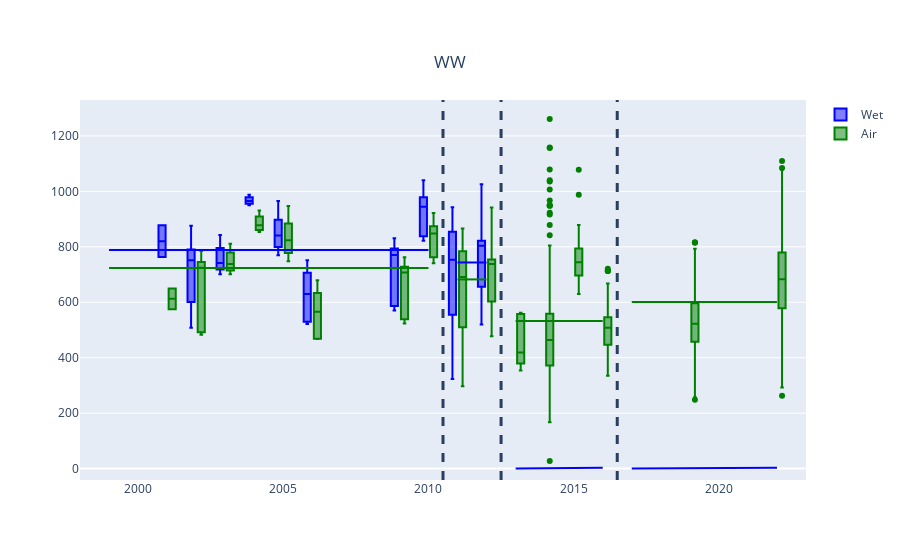
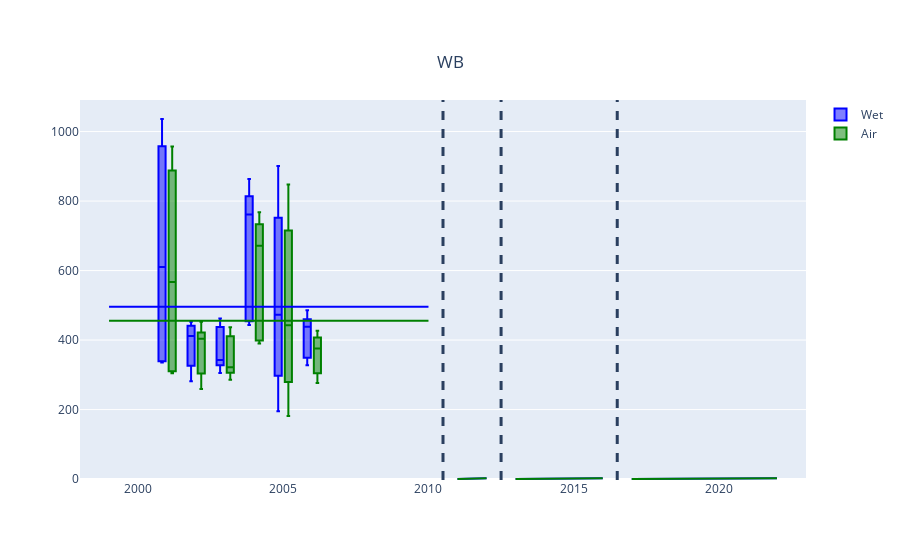
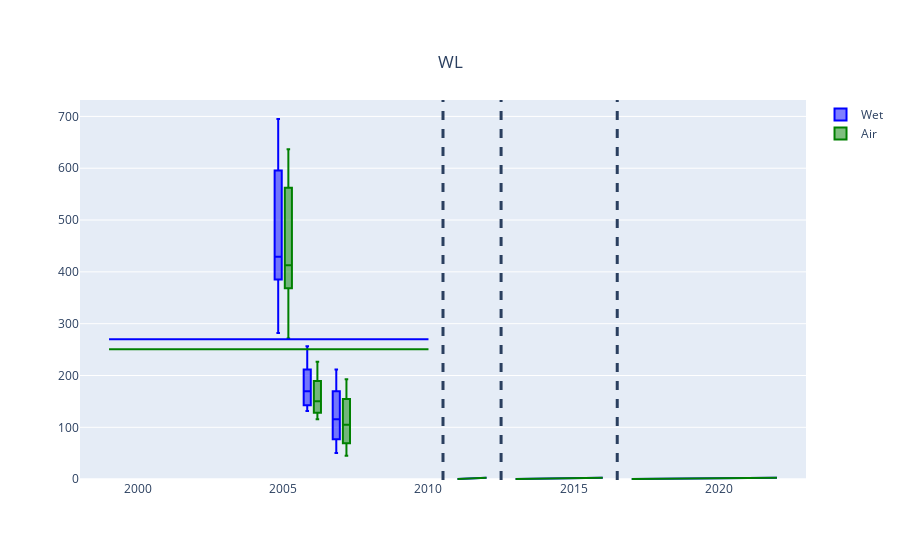
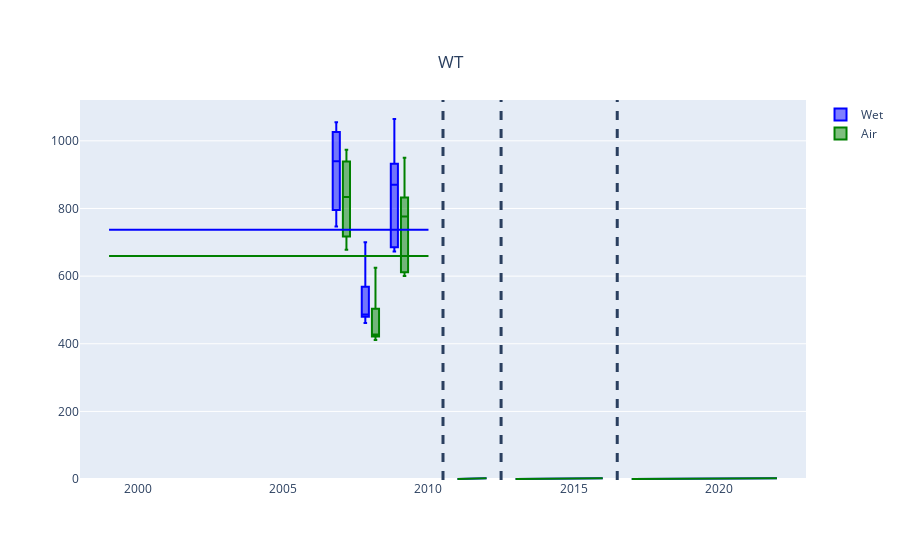

The code cell stored with these charts, in order, in its notebook:
### Markdown cell above
## Residue yields (g/m2)

### Code cell
for crop in crops:
    create_yield_comparison_plot(crop, 'residue')

### Figure 1 — Plotly figure (JSON) as saved in the notebook; plotly's stock layout.template omitted (floating-point values rounded to 4 significant figures; data arrays with more than 128 entries replaced by an {"elided": "..."} marker saying what was removed)
{"data": [{"marker": {"color": "blue"}, "name": "Wet", "type": "box", "x": {"elided": "4303 int values"}, "y": {"elided": "4303 float values"}}, {"marker": {"color": "green"}, "name": "Air", "type": "box", "x": {"elided": "4303 int values"}, "y": {"elided": "4303 float values"}}], "layout": {"boxmode": "group", "shapes": [{"line": {"dash": "dash", "width": 3}, "type": "line", "x0": 2010.0, "x1": 2010.0, "xref": "x", "y0": 0, "y1": 1, "yref": "y domain"}, {"line": {"dash": "dash", "width": 3}, "type": "line", "x0": 2012.0, "x1": 2012.0, "xref": "x", "y0": 0, "y1": 1, "yref": "y domain"}, {"line": {"dash": "dash", "width": 3}, "type": "line", "x0": 2016.0, "x1": 2016.0, "xref": "x", "y0": 0, "y1": 1, "yref": "y domain"}, {"line": {"color": "Blue"}, "type": "line", "x0": 1999, "x1": 2010, "xref": "x", "y0": 788.7, "y1": 788.7, "yref": "y"}, {"line": {"color": "Blue"}, "type": "line", "x0": 2011, "x1": 2012, "xref": "x", "y0": 743.5, "y1": 743.5, "yref": "y"}, {"line": {"color": "Blue"}, "type": "line", "x0": 2013, "x1": 2016, "xref": "x", "yref": "y"}, {"line": {"color": "Blue"}, "type": "line", "x0": 2017, "x1": 2022, "xref": "x", "yref": "y"}, {"line": {"color": "Green"}, "type": "line", "x0": 1999, "x1": 2010, "xref": "x", "y0": 723.9, "y1": 723.9, "yref": "y"}, {"line": {"color": "Green"}, "type": "line", "x0": 2011, "x1": 2012, "xref": "x", "y0": 682.4, "y1": 682.4, "yref": "y"}, {"line": {"color": "Green"}, "type": "line", "x0": 2013, "x1": 2016, "xref": "x", "y0": 532.1, "y1": 532.1, "yref": "y"}, {"line": {"color": "Green"}, "type": "line", "x0": 2017, "x1": 2022, "xref": "x", "y0": 600.7, "y1": 600.7, "yref": "y"}], "title": {"text": "WW", "x": 0.5, "xanchor": "center", "y": 0.9, "yanchor": "top"}, "xaxis": {"range": [1998, 2023]}}}

### Figure 2 — Plotly figure (JSON) as saved in the notebook; plotly's stock layout.template omitted (floating-point values rounded to 4 significant figures)
{"data": [{"marker": {"color": "blue"}, "name": "Wet", "type": "box", "x": [2001, 2001, 2001, 2001, 2001, 2001, 2001, 2001, 2001, 2001, 2001, 2001, 2001, 2001, 2001, 2001, 2001, 2001, 2001, 2001, 2001, 2001, 2002, 2002, 2002, 2002, 2002, 2002, 2002, 2002, 2002, 2002, 2002, 2002, 2002, 2002, 2002, 2002, 2002, 2002, 2003, 2003, 2003, 2003, 2003, 2003, 2003, 2003, 2003, 2003, 2003, 2003, 2003, 2003, 2003, 2003, 2003, 2004, 2004, 2004, 2004, 2004, 2004, 2004, 2004, 2004, 2004, 2004, 2004, 2004, 2004, 2004, 2004, 2004, 2004, 2004, 2004, 2004, 2005, 2005, 2005, 2005, 2005, 2005, 2005, 2005, 2005, 2005, 2005, 2005, 2005, 2005, 2005, 2005, 2005, 2005, 2006, 2006, 2006, 2006, 2006, 2006, 2006, 2006, 2006, 2006, 2006, 2006, 2006, 2006, 2006, 2006, 2006], "y": [null, null, null, null, null, null, null, null, null, null, null, null, null, null, null, null, 335.4, 878.6, 342.1, 1036.0, null, null, null, null, null, null, null, null, 452.8, null, null, 411.4, null, 281.5, 437.0, 340.6, null, null, null, null, null, null, null, null, null, null, null, 429.6, null, null, null, 462.1, 334.6, null, 342.5, null, 305.1, null, null, null, null, null, null, null, null, null, null, null, null, null, null, null, null, 443.4, 761.3, 458.2, 863.7, 796.8, null, null, null, null, null, null, 900.7, null, null, 702.5, null, 195.2, 472.5, 331.4, null, null, null, null, null, 327.7, null, null, null, null, null, null, 438, null, null, null, 486, null, 451.5, null, 356.5]}, {"marker": {"color": "green"}, "name": "Air", "type": "box", "x": [2001, 2001, 2001, 2001, 2001, 2001, 2001, 2001, 2001, 2001, 2001, 2001, 2001, 2001, 2001, 2001, 2001, 2001, 2001, 2001, 2001, 2001, 2002, 2002, 2002, 2002, 2002, 2002, 2002, 2002, 2002, 2002, 2002, 2002, 2002, 2002, 2002, 2002, 2002, 2002, 2003, 2003, 2003, 2003, 2003, 2003, 2003, 2003, 2003, 2003, 2003, 2003, 2003, 2003, 2003, 2003, 2003, 2004, 2004, 2004, 2004, 2004, 2004, 2004, 2004, 2004, 2004, 2004, 2004, 2004, 2004, 2004, 2004, 2004, 2004, 2004, 2004, 2004, 2005, 2005, 2005, 2005, 2005, 2005, 2005, 2005, 2005, 2005, 2005, 2005, 2005, 2005, 2005, 2005, 2005, 2005, 2006, 2006, 2006, 2006, 2006, 2006, 2006, 2006, 2006, 2006, 2006, 2006, 2006, 2006, 2006, 2006, 2006], "y": [null, null, null, null, null, null, null, null, null, null, null, null, null, null, null, null, 304.6, 818.6, 316.3, 957.0, null, null, null, null, null, null, null, null, 452.8, null, null, 411.4, null, 259.3, 404.1, 318.8, null, null, null, null, null, null, null, null, null, null, null, 402.1, null, null, null, 436.6, 312.5, null, 321.4, null, 286.0, null, null, null, null, null, null, null, null, null, null, null, null, null, null, null, null, 390.5, 671.4, 401.8, 767.7, 721.4, null, null, null, null, null, null, 847.4, null, null, 671.5, null, 181.7, 442.7, 312.1, null, null, null, null, null, 276.7, null, null, null, null, null, null, 376.1, null, null, null, 426.7, null, 400.8, null, 313.5]}], "layout": {"boxmode": "group", "shapes": [{"line": {"dash": "dash", "width": 3}, "type": "line", "x0": 2010.0, "x1": 2010.0, "xref": "x", "y0": 0, "y1": 1, "yref": "y domain"}, {"line": {"dash": "dash", "width": 3}, "type": "line", "x0": 2012.0, "x1": 2012.0, "xref": "x", "y0": 0, "y1": 1, "yref": "y domain"}, {"line": {"dash": "dash", "width": 3}, "type": "line", "x0": 2016.0, "x1": 2016.0, "xref": "x", "y0": 0, "y1": 1, "yref": "y domain"}, {"line": {"color": "Blue"}, "type": "line", "x0": 1999, "x1": 2010, "xref": "x", "y0": 495.7, "y1": 495.7, "yref": "y"}, {"line": {"color": "Blue"}, "type": "line", "x0": 2011, "x1": 2012, "xref": "x", "yref": "y"}, {"line": {"color": "Blue"}, "type": "line", "x0": 2013, "x1": 2016, "xref": "x", "yref": "y"}, {"line": {"color": "Blue"}, "type": "line", "x0": 2017, "x1": 2022, "xref": "x", "yref": "y"}, {"line": {"color": "Green"}, "type": "line", "x0": 1999, "x1": 2010, "xref": "x", "y0": 455.3, "y1": 455.3, "yref": "y"}, {"line": {"color": "Green"}, "type": "line", "x0": 2011, "x1": 2012, "xref": "x", "yref": "y"}, {"line": {"color": "Green"}, "type": "line", "x0": 2013, "x1": 2016, "xref": "x", "yref": "y"}, {"line": {"color": "Green"}, "type": "line", "x0": 2017, "x1": 2022, "xref": "x", "yref": "y"}], "title": {"text": "WB", "x": 0.5, "xanchor": "center", "y": 0.9, "yanchor": "top"}, "xaxis": {"range": [1998, 2023]}}}

### Figure 3 — Plotly figure (JSON) as saved in the notebook; plotly's stock layout.template omitted (floating-point values rounded to 4 significant figures)
{"data": [{"marker": {"color": "blue"}, "name": "Wet", "type": "box", "x": [2005, 2005, 2005, 2005, 2005, 2005, 2005, 2005, 2005, 2005, 2005, 2005, 2005, 2005, 2005, 2005, 2005, 2005, 2006, 2006, 2006, 2006, 2006, 2006, 2006, 2006, 2006, 2006, 2006, 2006, 2006, 2006, 2006, 2006, 2006, 2006, 2006, 2006, 2006, 2006, 2007, 2007, 2007, 2007, 2007, 2007, 2007, 2007, 2007, 2007, 2007, 2007, 2007, 2007, 2007, 2007, 2007, 2007, 2007, 2007, 2007], "y": [null, null, null, null, null, null, null, null, 282, 419.5, null, null, 429, 562.5, null, 695, null, null, null, null, null, null, null, null, null, null, null, 196.5, null, null, 146.5, null, null, null, null, 169.5, null, 131.5, 256.5, null, null, null, null, null, null, null, null, null, null, null, null, null, null, null, 128, 211.5, 50.5, 103.5, null, null, null]}, {"marker": {"color": "green"}, "name": "Air", "type": "box", "x": [2005, 2005, 2005, 2005, 2005, 2005, 2005, 2005, 2005, 2005, 2005, 2005, 2005, 2005, 2005, 2005, 2005, 2005, 2006, 2006, 2006, 2006, 2006, 2006, 2006, 2006, 2006, 2006, 2006, 2006, 2006, 2006, 2006, 2006, 2006, 2006, 2006, 2006, 2006, 2006, 2007, 2007, 2007, 2007, 2007, 2007, 2007, 2007, 2007, 2007, 2007, 2007, 2007, 2007, 2007, 2007, 2007, 2007, 2007, 2007, 2007], "y": [null, null, null, null, null, null, null, null, 271.3, 400.7, null, null, 412.6, 537.6, null, 636.8, null, null, null, null, null, null, null, null, null, null, null, 177.1, null, null, 132.5, null, null, null, null, 150.1, null, 115.5, 226.3, null, null, null, null, null, null, null, null, null, null, null, null, null, null, null, 116.6, 192.9, 45.28, 93.64, null, null, null]}], "layout": {"boxmode": "group", "shapes": [{"line": {"dash": "dash", "width": 3}, "type": "line", "x0": 2010.0, "x1": 2010.0, "xref": "x", "y0": 0, "y1": 1, "yref": "y domain"}, {"line": {"dash": "dash", "width": 3}, "type": "line", "x0": 2012.0, "x1": 2012.0, "xref": "x", "y0": 0, "y1": 1, "yref": "y domain"}, {"line": {"dash": "dash", "width": 3}, "type": "line", "x0": 2016.0, "x1": 2016.0, "xref": "x", "y0": 0, "y1": 1, "yref": "y domain"}, {"line": {"color": "Blue"}, "type": "line", "x0": 1999, "x1": 2010, "xref": "x", "y0": 270.1, "y1": 270.1, "yref": "y"}, {"line": {"color": "Blue"}, "type": "line", "x0": 2011, "x1": 2012, "xref": "x", "yref": "y"}, {"line": {"color": "Blue"}, "type": "line", "x0": 2013, "x1": 2016, "xref": "x", "yref": "y"}, {"line": {"color": "Blue"}, "type": "line", "x0": 2017, "x1": 2022, "xref": "x", "yref": "y"}, {"line": {"color": "Green"}, "type": "line", "x0": 1999, "x1": 2010, "xref": "x", "y0": 250.6, "y1": 250.6, "yref": "y"}, {"line": {"color": "Green"}, "type": "line", "x0": 2011, "x1": 2012, "xref": "x", "yref": "y"}, {"line": {"color": "Green"}, "type": "line", "x0": 2013, "x1": 2016, "xref": "x", "yref": "y"}, {"line": {"color": "Green"}, "type": "line", "x0": 2017, "x1": 2022, "xref": "x", "yref": "y"}], "title": {"text": "WL", "x": 0.5, "xanchor": "center", "y": 0.9, "yanchor": "top"}, "xaxis": {"range": [1998, 2023]}}}

### Figure 4 — Plotly figure (JSON) as saved in the notebook; plotly's stock layout.template omitted (floating-point values rounded to 4 significant figures)
{"data": [{"marker": {"color": "blue"}, "name": "Wet", "type": "box", "x": [2007, 2007, 2007, 2007, 2007, 2007, 2007, 2007, 2007, 2007, 2007, 2007, 2007, 2007, 2007, 2008, 2008, 2008, 2008, 2008, 2008, 2008, 2008, 2008, 2008, 2008, 2008, 2008, 2008, 2008, 2008, 2008, 2008, 2009, 2009, 2009, 2009, 2009, 2009, 2009, 2009, 2009, 2009, 2009, 2009, 2009, 2009, 2009, 2009, 2009], "y": [null, null, null, null, null, null, null, null, null, null, null, null, 747.0, 939.5, 1055.0, null, null, null, 700.5, 524.3, null, null, 485.9, null, null, null, 461.8, null, 486.4, null, null, null, null, null, null, null, null, null, null, null, 888.4, null, null, null, 869.8, 672.9, null, 689.3, null, 1065.0]}, {"marker": {"color": "green"}, "name": "Air", "type": "box", "x": [2007, 2007, 2007, 2007, 2007, 2007, 2007, 2007, 2007, 2007, 2007, 2007, 2007, 2007, 2007, 2008, 2008, 2008, 2008, 2008, 2008, 2008, 2008, 2008, 2008, 2008, 2008, 2008, 2008, 2008, 2008, 2008, 2008, 2009, 2009, 2009, 2009, 2009, 2009, 2009, 2009, 2009, 2009, 2009, 2009, 2009, 2009, 2009, 2009, 2009], "y": [null, null, null, null, null, null, null, null, null, null, null, null, 678.2, 834.2, 974.0, null, null, null, 625.1, 463.3, null, null, 425.2, null, null, null, 411.4, null, 427.4, null, null, null, null, null, null, null, null, null, null, null, 793.0, null, null, null, 776.4, 600.6, null, 615.3, null, 950.3]}], "layout": {"boxmode": "group", "shapes": [{"line": {"dash": "dash", "width": 3}, "type": "line", "x0": 2010.0, "x1": 2010.0, "xref": "x", "y0": 0, "y1": 1, "yref": "y domain"}, {"line": {"dash": "dash", "width": 3}, "type": "line", "x0": 2012.0, "x1": 2012.0, "xref": "x", "y0": 0, "y1": 1, "yref": "y domain"}, {"line": {"dash": "dash", "width": 3}, "type": "line", "x0": 2016.0, "x1": 2016.0, "xref": "x", "y0": 0, "y1": 1, "yref": "y domain"}, {"line": {"color": "Blue"}, "type": "line", "x0": 1999, "x1": 2010, "xref": "x", "y0": 737.3, "y1": 737.3, "yref": "y"}, {"line": {"color": "Blue"}, "type": "line", "x0": 2011, "x1": 2012, "xref": "x", "yref": "y"}, {"line": {"color": "Blue"}, "type": "line", "x0": 2013, "x1": 2016, "xref": "x", "yref": "y"}, {"line": {"color": "Blue"}, "type": "line", "x0": 2017, "x1": 2022, "xref": "x", "yref": "y"}, {"line": {"color": "Green"}, "type": "line", "x0": 1999, "x1": 2010, "xref": "x", "y0": 659.6, "y1": 659.6, "yref": "y"}, {"line": {"color": "Green"}, "type": "line", "x0": 2011, "x1": 2012, "xref": "x", "yref": "y"}, {"line": {"color": "Green"}, "type": "line", "x0": 2013, "x1": 2016, "xref": "x", "yref": "y"}, {"line": {"color": "Green"}, "type": "line", "x0": 2017, "x1": 2022, "xref": "x", "yref": "y"}], "title": {"text": "WT", "x": 0.5, "xanchor": "center", "y": 0.9, "yanchor": "top"}, "xaxis": {"range": [1998, 2023]}}}
